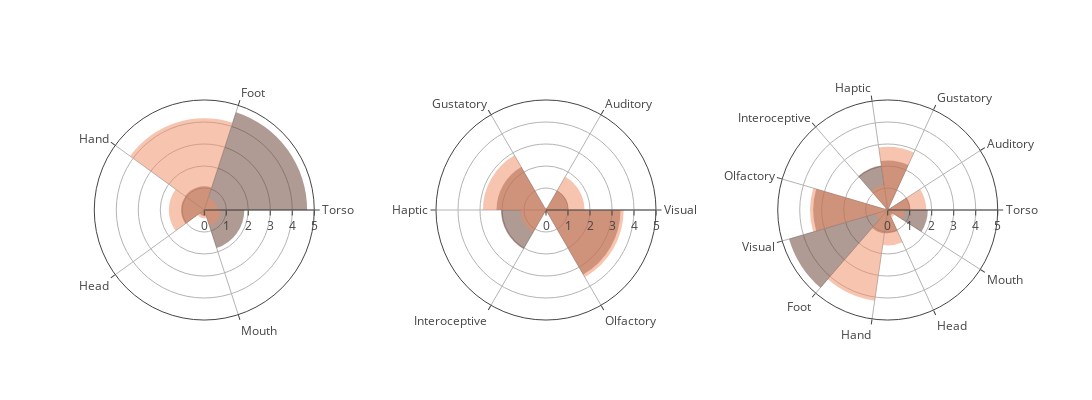

The notebook cell saved with this chart:
### Code cell
action_categories = [i.split('_')[0].split('.')[0] for i in df_action.columns[1:-1]]
perceptual_categories = [i.split('_')[0].split('.')[0] for i in df_perceptual.columns[1:-1]]
sensorimotor_categories = [i.split('_')[0].split('.')[0] for i in df_sensor.columns[1:-1]]
action_W =360/len(action_categories)
fig = make_subplots(rows=1, cols=3,
                    horizontal_spacing=0.1,
                    shared_xaxes=True,
                    shared_yaxes=True,
                    specs=[
        [{"type": "polar"}, {"type": "polar"}, {"type": "polar"}]]
)
colors={
'Arm': '#ef8a62',
'Leg': '#613828'
}

num_categories_action = len(action_categories)
width_a = 360 / num_categories_action
theta_action = [(i * width_a + (i + 1) * width_a) / 2 for i in range(num_categories_action)]

num_categories_perceptual = len(perceptual_categories)
width_p = 360 / num_categories_perceptual
theta_perceptual = [(i * width_p + (i + 1) * width_p) / 2 for i in range(num_categories_perceptual)]

num_categories_sensorimotor = len(sensorimotor_categories)
width_s = 360 / num_categories_sensorimotor
theta_sensorimotor = [(i * width_s + (i + 1) * width_s) / 2 for i in range(num_categories_sensorimotor)]

fig.add_trace(go.Barpolar(
      r=df_action[df_action.AW=='Leg'].iloc[:,1:-1].mean(axis=0).to_list(),
      theta=theta_action,  
      width=[width_a]* num_categories_action,
      marker_color = [colors['Leg']]*num_categories_action,
      opacity=0.5,
      name='Leg'), 1,1)
fig.add_trace(go.Barpolar(
      r=df_action[df_action.AW=='Arm'].iloc[:,1:-1].mean(axis=0).to_list(),
      theta=[i-0.01 for i in theta_action],  
      width=[width_a]* num_categories_action,
      marker_color = [colors['Arm']]*num_categories_action,
      opacity=0.5,
      name='Arm'), 1,1)

fig.add_trace(go.Barpolar(
      r=df_perceptual[df_perceptual.AW=='Leg'].iloc[:,1:-1].mean(axis=0).to_list(),
      theta=theta_perceptual,  
      width=[width_p]* num_categories_perceptual,
      marker_color = [colors['Leg']]*num_categories_perceptual,
      opacity=0.5,
      name='Leg'), 1,2)
fig.add_trace(go.Barpolar(
      r=df_perceptual[df_perceptual.AW=='Arm'].iloc[:,1:-1].mean(axis=0).to_list(),
      theta=[i-0.01 for i in theta_perceptual],
      width=[width_p]* num_categories_perceptual,
      marker_color = [colors['Arm']]*num_categories_perceptual,
      opacity=0.5,
      name='Arm'), 1,2)

fig.add_trace(go.Barpolar(
      r=df_sensor[df_sensor.AW=='Leg'].iloc[:,1:-1].mean(axis=0).to_list(),
      theta=theta_sensorimotor,  
      width=[width_s]* num_categories_sensorimotor,
      marker_color = [colors['Leg']]*num_categories_sensorimotor,
      opacity=0.5,
      name='Leg'), 1,3)
fig.add_trace(go.Barpolar(
      r=df_sensor[df_sensor.AW=='Arm'].iloc[:,1:-1].mean(axis=0).to_list(),
      theta=[i-0.01 for i in theta_sensorimotor],
      width=[width_s]* num_categories_sensorimotor,
      marker_color = [colors['Arm']]*num_categories_sensorimotor,
      opacity=0.5,
      name='Arm'), 1,3)


fig.update_layout(
    template=None,
    polar=dict(radialaxis=dict(range=[0, 5]),
               angularaxis=dict(tickvals=[i*width_a for i in range(1,len(action_categories)+1)],
                                ticktext=action_categories)),
    polar2=dict(radialaxis=dict(range=[0, 5]),
               angularaxis=dict(tickvals=[i*width_p for i in range(1,len(perceptual_categories)+1)],
                                ticktext=perceptual_categories)),
    polar3=dict(radialaxis=dict(range=[0, 5]),
               angularaxis=dict(tickvals=[i*width_s for i in range(1,len(sensorimotor_categories)+1)],
                                ticktext=sensorimotor_categories)),
                                showlegend=False,
                  width=1200,
                  height=400,
)

fig.show()

### Figure 1 — Plotly figure (JSON) as saved in the notebook; plotly's stock layout.template omitted (floating-point values rounded to 4 significant figures)
{"data": [{"marker": {"color": ["#613828", "#613828", "#613828", "#613828", "#613828"]}, "name": "Leg", "opacity": 0.5, "r": [4.675, 1.077, 1.055, 0.2654, 1.82], "subplot": "polar", "theta": [36, 108, 180, 252, 324], "type": "barpolar", "width": [72, 72, 72, 72, 72]}, {"marker": {"color": ["#ef8a62", "#ef8a62", "#ef8a62", "#ef8a62", "#ef8a62"]}, "name": "Arm", "opacity": 0.5, "r": [0.5908, 4.166, 1.61, 0.3706, 0.7568], "subplot": "polar", "theta": [35.99, 108.0, 180.0, 252.0, 324.0], "type": "barpolar", "width": [72, 72, 72, 72, 72]}, {"marker": {"color": ["#613828", "#613828", "#613828", "#613828", "#613828", "#613828"]}, "name": "Leg", "opacity": 0.5, "r": [1.025, 0.081, 2.252, 2.044, 0.1212, 3.388], "subplot": "polar2", "theta": [30, 90, 150, 210, 270, 330], "type": "barpolar", "width": [60, 60, 60, 60, 60, 60]}, {"marker": {"color": ["#ef8a62", "#ef8a62", "#ef8a62", "#ef8a62", "#ef8a62", "#ef8a62"]}, "name": "Arm", "opacity": 0.5, "r": [1.75, 0.1158, 2.869, 1.149, 0.1512, 3.53], "subplot": "polar2", "theta": [29.99, 89.99, 150.0, 210.0, 270.0, 330.0], "type": "barpolar", "width": [60, 60, 60, 60, 60, 60]}, {"marker": {"color": ["#613828", "#613828", "#613828", "#613828", "#613828", "#613828", "#613828", "#613828", "#613828", "#613828", "#613828"]}, "name": "Leg", "opacity": 0.5, "r": [1.025, 0.081, 2.252, 2.044, 0.1212, 3.388, 4.675, 1.077, 1.055, 0.2654, 1.82], "subplot": "polar3", "theta": [16.36, 49.09, 81.82, 114.5, 147.3, 180, 212.7, 245.5, 278.2, 310.9, 343.6], "type": "barpolar", "width": [32.73, 32.73, 32.73, 32.73, 32.73, 32.73, 32.73, 32.73, 32.73, 32.73, 32.73]}, {"marker": {"color": ["#ef8a62", "#ef8a62", "#ef8a62", "#ef8a62", "#ef8a62", "#ef8a62", "#ef8a62", "#ef8a62", "#ef8a62", "#ef8a62", "#ef8a62"]}, "name": "Arm", "opacity": 0.5, "r": [1.75, 0.1158, 2.869, 1.149, 0.1512, 3.53, 0.5908, 4.166, 1.61, 0.3706, 0.7568], "subplot": "polar3", "theta": [16.35, 49.08, 81.81, 114.5, 147.3, 180.0, 212.7, 245.4, 278.2, 310.9, 343.6], "type": "barpolar", "width": [32.73, 32.73, 32.73, 32.73, 32.73, 32.73, 32.73, 32.73, 32.73, 32.73, 32.73]}], "layout": {"height": 400, "polar": {"angularaxis": {"ticktext": ["Foot", "Hand", "Head", "Mouth", "Torso"], "tickvals": [72, 144, 216, 288, 360]}, "domain": {"x": [0, 0.2667], "y": [0, 1]}, "radialaxis": {"range": [0, 5]}}, "polar2": {"angularaxis": {"ticktext": ["Auditory", "Gustatory", "Haptic", "Interoceptive", "Olfactory", "Visual"], "tickvals": [60, 120, 180, 240, 300, 360]}, "domain": {"x": [0.3667, 0.6333], "y": [0, 1]}, "radialaxis": {"range": [0, 5]}}, "polar3": {"angularaxis": {"ticktext": ["Auditory", "Gustatory", "Haptic", "Interoceptive", "Olfactory", "Visual", "Foot", "Hand", "Head", "Mouth", "Torso"], "tickvals": [32.73, 65.45, 98.18, 130.9, 163.6, 196.4, 229.1, 261.8, 294.5, 327.3, 360]}, "domain": {"x": [0.7333, 1], "y": [0, 1]}, "radialaxis": {"range": [0, 5]}}, "showlegend": false, "width": 1200}}
